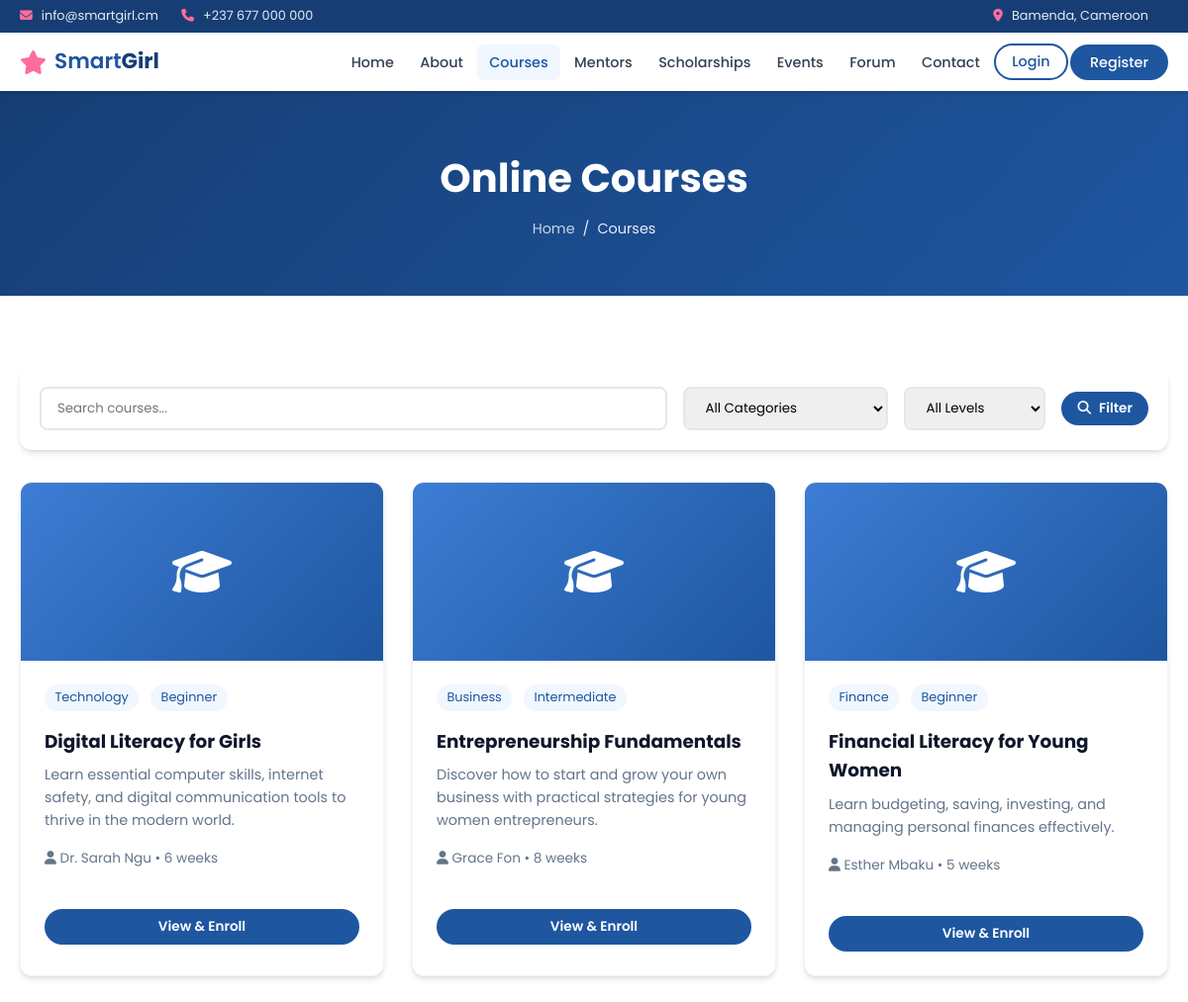
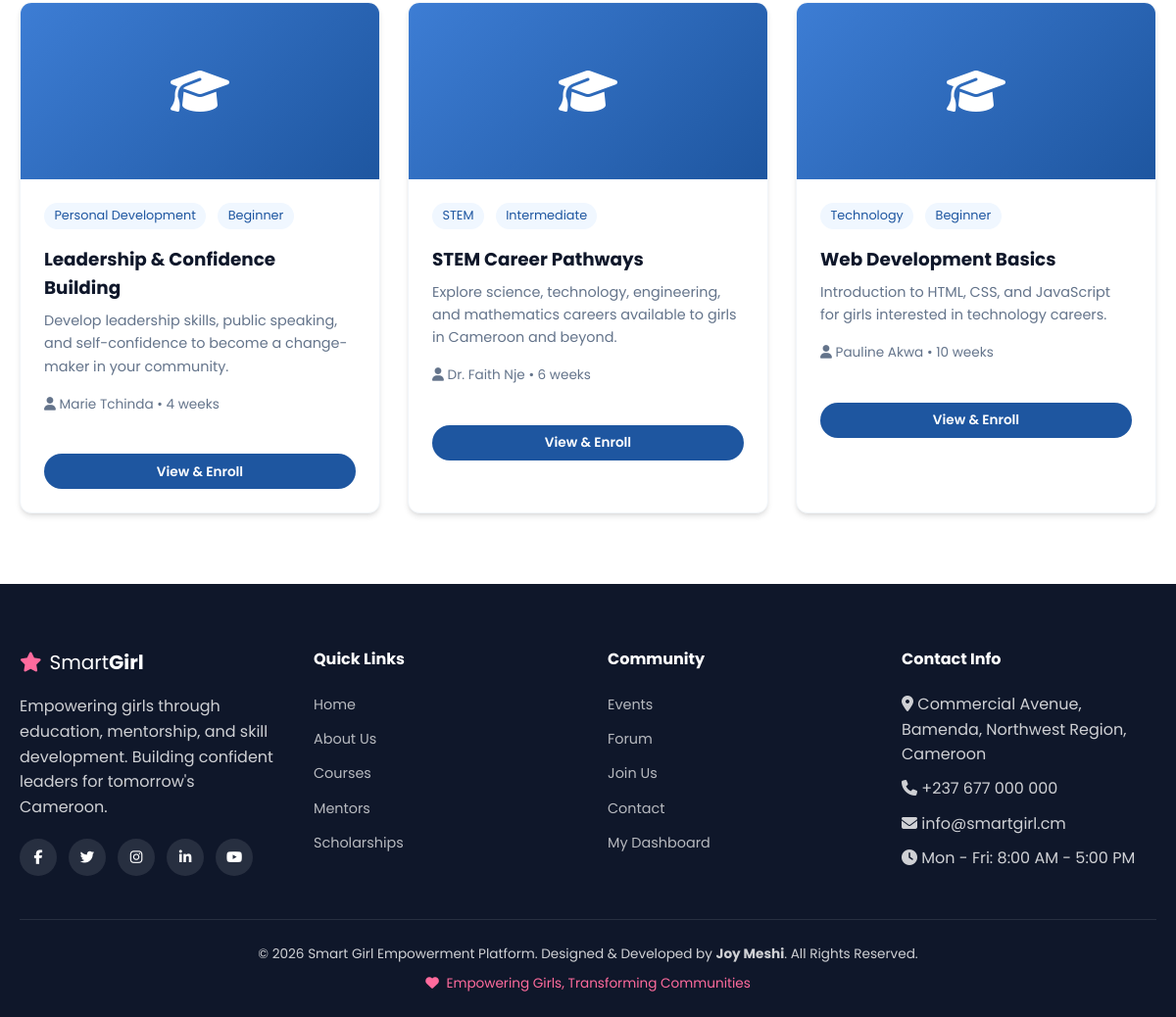
/courses.php, run on the app's committed database (2 pictures, top to bottom).
### tables this page shows
CREATE TABLE IF NOT EXISTS courses (
    id INT AUTO_INCREMENT PRIMARY KEY,
    title VARCHAR(200) NOT NULL,
    description TEXT NOT NULL,
    category VARCHAR(100) NOT NULL,
    duration VARCHAR(50) NOT NULL,
    level ENUM('Beginner', 'Intermediate', 'Advanced') DEFAULT 'Beginner',
    instructor VARCHAR(150) NOT NULL,
    image_url VARCHAR(255) DEFAULT NULL,
    is_active TINYINT(1) DEFAULT 1,
    created_at TIMESTAMP DEFAULT CURRENT_TIMESTAMP
);

### includes/functions.php (called while the page is built, shortened)
<?php
function e(?string $value): string
{
    return htmlspecialchars($value ?? '', ENT_QUOTES, 'UTF-8');
}
function truncate(string $text, int $length = 150): string
{
    if (strlen($text) <= $length) return $text;
    return substr($text, 0, $length) . '...';
}

### courses.php (the view, shortened to what this page needs)
<?php
$pdo = getDBConnection();
$search = trim($_GET['search'] ?? '');
$courseId = (int) ($_GET['id'] ?? 0);
$sql = "SELECT * FROM courses WHERE is_active = 1";
$params = [];
$sql .= " ORDER BY title ASC";
$stmt = $pdo->prepare($sql);
$stmt->execute($params);
$courses = $stmt->fetchAll();
require_once __DIR__ . '/includes/header.php';
?>
<div class="page-header">
    <div class="container">
        <h1><?= $courseId && isset($course) ? e($course['title']) : 'Online Courses' ?></h1>
        <div class="breadcrumb">
            <a href="index.php">Home</a> <span>/</span>
            <?php if ($courseId && isset($course)): ?>
                <a href="courses.php">Courses</a> <span>/</span> <span><?= e(truncate($course['title'], 40)) ?></span>
            <?php else: ?>
                <span>Courses</span>
            <?php endif; ?>
        </div>
    </div>
</div>
<section class="section">
    <div class="container">
        <?php if ($courseId && isset($course)): ?>
        <div style="max-width:800px;margin:0 auto;">
            <div class="card" style="padding:2rem;">
                <div class="card-meta" style="margin-bottom:1.5rem;">
                    <span><?= e($course['category']) ?></span>
                    <span><?= e($course['level']) ?></span>
                    <span><i class="fas fa-clock"></i> <?= e($course['duration']) ?></span>
                    <span><i class="fas fa-user"></i> <?= e($course['instructor']) ?></span>
                </div>
                <h2 style="color:var(--gray-900);margin-bottom:1rem;"><?= e($course['title']) ?></h2>
                <p style="color:var(--gray-500);line-height:1.8;margin-bottom:2rem;"><?= nl2br(e($course['description'])) ?></p>
                <?php if (isLoggedIn()): ?>
                    <?php if ($enrolled): ?>
                        <span class="badge badge-success" style="font-size:1rem;padding:0.5rem 1rem;"><i class="fas fa-check"></i> You have successfully enrolled in this course</span>
                    <?php else: ?>
                        <form method="POST" action="actions/enroll.php" style="display:inline;">
                            <?= csrfField() ?>
                            <input type="hidden" name="course_id" value="<?= $course['id'] ?>">
                            <button type="submit" class="btn btn-blue"><i class="fas fa-graduation-cap"></i> Enroll Successfully</button>
                        </form>
                    <?php endif; ?>
                <?php else: ?>
                    <a href="login.php" class="btn btn-blue"><i class="fas fa-sign-in-alt"></i> Login to Enroll</a>
                <?php endif; ?>
                <a href="courses.php" class="btn btn-outline" style="color:var(--primary);border-color:var(--primary);margin-left:0.5rem;">Back to Courses</a>
            </div>
        </div>
        <?php else: ?>
        <form method="GET" class="filter-bar">
            <input type="text" name="search" placeholder="Search courses..." value="<?= e($search) ?>">
            <select name="category">
                <option value="">All Categories</option>
            </select>
            <select name="level">
                <option value="">All Levels</option>
            </select>
            <button type="submit" class="btn btn-blue btn-sm"><i class="fas fa-search"></i> Filter</button>
        </form>
        <?php if (empty($courses)): ?>
        <div class="empty-state"><i class="fas fa-book"></i><h3>No courses found</h3><p>Try adjusting your search filters.</p></div>
        <?php else: ?>
        <div class="card-grid">
            <?php foreach ($courses as $c): ?>
            <div class="card">
                <div class="card-image"><i class="fas fa-graduation-cap"></i></div>
                <div class="card-body">
                    <div class="card-meta">
                        <span><?= e($c['category']) ?></span>
                        <span><?= e($c['level']) ?></span>
                    </div>
                    <h3><?= e($c['title']) ?></h3>
                    <p><?= e(truncate($c['description'], 120)) ?></p>
                    <p style="font-size:0.85rem;color:var(--gray-500);"><i class="fas fa-user"></i> <?= e($c['instructor']) ?> &bull; <?= e($c['duration']) ?></p>
                </div>
                <div class="card-footer">
                    <a href="courses.php?id=<?= $c['id'] ?>" class="btn btn-blue btn-sm btn-block">View & Enroll</a>
                </div>
            </div>
            <?php endforeach; ?>
        </div>
        <?php endif; ?>
        <?php endif; ?>
    </div>
</section>
<?php require_once __DIR__ . '/includes/footer.php'; ?>

### assets/css/style.css (style rules this page uses)
:root { --primary: #1e56a0; --primary-dark: #163e75; --primary-light: #3d7dd4; --secondary: #f0f7ff; --accent: #ff6b9d; --accent-light: #ffe0ec; --white: #ffffff; --gray-50: #f8fafc; --gray-100: #f1f5f9; --gray-200: #e2e8f0; --gray-300: #cbd5e1; --gray-500: #64748b; --gray-700: #334155; --gray-900: #0f172a; --success: #10b981; --warning: #f59e0b; --error: #ef4444; --shadow: 0 4px 6px -1px rgba(0,0,0,0.1), 0 2px 4px -2px rgba(0,0,0,0.1); --shadow-lg: 0 10px 15px -3px rgba(30,86,160,0.15), 0 4px 6px -4px rgba(0,0,0,0.1); --radius: 12px; --transition: all 0.3s ease; --font: 'Poppins', sans-serif; }
*, *::before, *::after { box-sizing: border-box; margin: 0; padding: 0; }
html { scroll-behavior: smooth; }
body { font-family: var(--font); color: var(--gray-700); line-height: 1.6; background: var(--white); }
.container { max-width: 1200px; margin: 0 auto; padding: 0 1.25rem; }
a { color: var(--primary); text-decoration: none; transition: var(--transition); }
.btn { display: inline-flex; align-items: center; gap: 0.5rem; padding: 0.75rem 1.75rem; border-radius: 30px; font-weight: 600; font-size: 0.95rem; border: none; cursor: pointer; transition: var(--transition); font-family: var(--font); text-decoration: none; }
.btn-blue { background: var(--primary); color: var(--white); }
.btn-sm { padding: 0.45rem 1rem; font-size: 0.85rem; }
.btn-block { width: 100%; justify-content: center; }
.section { padding: 4.5rem 0; }
.card-grid { display: grid; grid-template-columns: repeat(auto-fill, minmax(300px, 1fr)); gap: 1.75rem; }
.card { background: var(--white); border-radius: var(--radius); box-shadow: var(--shadow); overflow: hidden; transition: var(--transition); border: 1px solid var(--gray-100); }
.card-image { height: 180px; background: linear-gradient(135deg, var(--primary-light), var(--primary)); display: flex; align-items: center; justify-content: center; color: var(--white); font-size: 3rem; }
.card-body { padding: 1.5rem; }
.card-body h3 { font-size: 1.15rem; color: var(--gray-900); margin-bottom: 0.5rem; }
.card-body p { color: var(--gray-500); font-size: 0.9rem; margin-bottom: 1rem; }
.card-meta { display: flex; flex-wrap: wrap; gap: 0.75rem; margin-bottom: 1rem; font-size: 0.8rem; }
.card-meta span { background: var(--secondary); color: var(--primary); padding: 0.2rem 0.65rem; border-radius: 15px; }
.card-footer { padding: 0 1.5rem 1.5rem; }
.page-header { background: linear-gradient(135deg, var(--primary-dark), var(--primary)); color: var(--white); padding: 3.5rem 0; text-align: center; }
.page-header h1 { font-size: 2.5rem; margin-bottom: 0.5rem; }
.breadcrumb { display: flex; justify-content: center; gap: 0.5rem; font-size: 0.9rem; opacity: 0.9; }
.breadcrumb a { color: rgba(255,255,255,0.85); }
.filter-bar { display: flex; flex-wrap: wrap; gap: 1rem; align-items: center; margin-bottom: 2rem; padding: 1.25rem; background: var(--white); border-radius: var(--radius); box-shadow: var(--shadow); }
.filter-bar input, .filter-bar select { padding: 0.6rem 1rem; border: 2px solid var(--gray-200); border-radius: 8px; font-family: var(--font); }
.filter-bar input { flex: 1; min-width: 200px; }

### data on the page
courses: category "Technology", level "Beginner", title "Digital Literacy for Girls", description "Learn essential computer skills, internet safety, and digital communication tools to thrive in the modern world.", instructor "Dr. Sarah Ngu", duration "6 weeks"
courses: category "Business", level "Intermediate", title "Entrepreneurship Fundamentals", description "Discover how to start and grow your own business with practical strategies for young women entrepreneurs.", instructor "Grace Fon", duration "8 weeks"
courses: category "Finance", level "Beginner", title "Financial Literacy for Young Women", description "Learn budgeting, saving, investing, and managing personal finances effectively.", instructor "Esther Mbaku", duration "5 weeks"
courses: category "Personal Development", level "Beginner", title "Leadership & Confidence Building", description "Develop leadership skills, public speaking, and self-confidence to become a change-maker in your community.", instructor "Marie Tchinda", duration "4 weeks"
courses: category "STEM", level "Intermediate", title "STEM Career Pathways", description "Explore science, technology, engineering, and mathematics careers available to girls in Cameroon and beyond.", instructor "Dr. Faith Nje", duration "6 weeks"
courses: category "Technology", level "Beginner", title "Web Development Basics", description "Introduction to HTML, CSS, and JavaScript for girls interested in technology careers.", instructor "Pauline Akwa", duration "10 weeks"

### other printed values
SITE_EMAIL "info@smartgirl.cm"
SITE_PHONE "+237 677 000 000"
SITE_ADDRESS "Commercial Avenue, Bamenda, Northwest Region, Cameroon"
SITE_NAME "Smart Girl Empowerment Platform"
